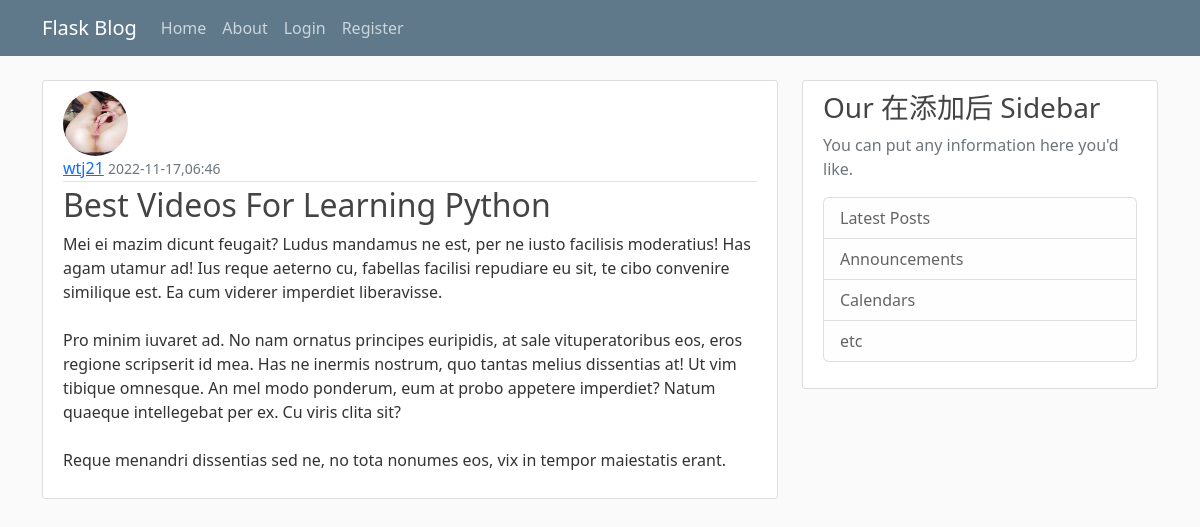
Page /post/27 on the committed database.
### flaskblog/models.py (models this page shows, shortened)
class User(db.Model,UserMixin):
    id = db.Column(db.Integer,primary_key=True)
    username = db.Column(db.String(20),unique=True,nullable=False)
    email = db.Column(db.String(120),unique=True,nullable=False)
    image_file = db.Column(db.String(20),nullable=False,default='default.jpg')
    password = db.Column(db.String(60),nullable=False)
    posts = db.relationship('Post',backref='author',lazy=True)

class Post(db.Model):
    id = db.Column(db.Integer,primary_key=True)
    title = db.Column(db.String(100),nullable=True)
    date_posted = db.Column(db.DateTime,nullable=False,default=datetime.utcnow)
    content = db.Column(db.Text,nullable=False)
    user_id = db.Column(db.Integer,db.ForeignKey('user.id'),nullable=False)

### flaskblog/routes.py (the view)
@app.route("/post/<int:post_id>")
def post(post_id):
    post = Post.query.get_or_404(post_id,"输入的flask页面错误缺失")
    return render_template('post.html',title=post.title,post=post)

### flaskblog/templates/post.html (shortened to what this page needs)
{% extends "layout.html" %}
{% block content %}
    <article class="media content-section">
        <img class="rounded-circle article-img" src="{{ url_for('static',filename='profile_pics/' + post.author.image_file) }}">
        <div class="media-body">
            <div class="article-metadata">
                <a class="mr-2" href="{{url_for('user_posts',username=post.author.username) }}">{{ post.author.username }}</a>
                <small class="text-muted">{{ post.date_posted.strftime('%Y-%m-%d,%H:%M') }}</small>
            </div>
            <h2 class="article-title">{{ post.title }}</h2>
            <p class="article-content">{{ post.content }}</p>
        </div>
    </article>
{% endblock content %}

### flaskblog/static/main.css (style rules this page uses)
body { background: #fafafa; color: #333333; margin-top: 5rem; }
h1, h2, h3, h4, h5, h6 { color: #444444; }
.content-section { background: #ffffff; padding: 10px 20px; border: 1px solid #dddddd; border-radius: 3px; margin-bottom: 20px; }
.article-title { color: #444444; }
.article-content { white-space: pre-line; }
.article-img { height: 65px; width: 65px; margin-right: 16px; }
.article-metadata { padding-bottom: 1px; margin-bottom: 4px; border-bottom: 1px solid #e3e3e3 }

### rows in the picture
User: image_file (placeholder picture), author.username "wtj21"
Post: date_posted "2022-11-17,06:46", title "Best Videos For Learning Python", content "Mei ei mazim dicunt feugait? Ludus mandamus ne est, per ne iusto facilisis moderatius! Has agam utamur ad! Ius reque aeterno cu, fabellas facilisi repudiare eu sit, te cibo convenire similique est. Ea cum viderer imperdiet liberavisse. Pro minim iuvaret ad. No nam ornatus principes euripidis, at sale vituperatoribus eos, eros regione scripserit id mea. Has ne inermis nostrum, quo tantas melius dissentias at! Ut vim tibique omnesque. An mel modo ponderum, eum at probo appetere imperdiet? Natum quaeque intellegebat per ex. Cu viris clita sit? Reque menandri dissentias sed ne, no tota nonumes eos, vix in tempor maiestatis erant."
